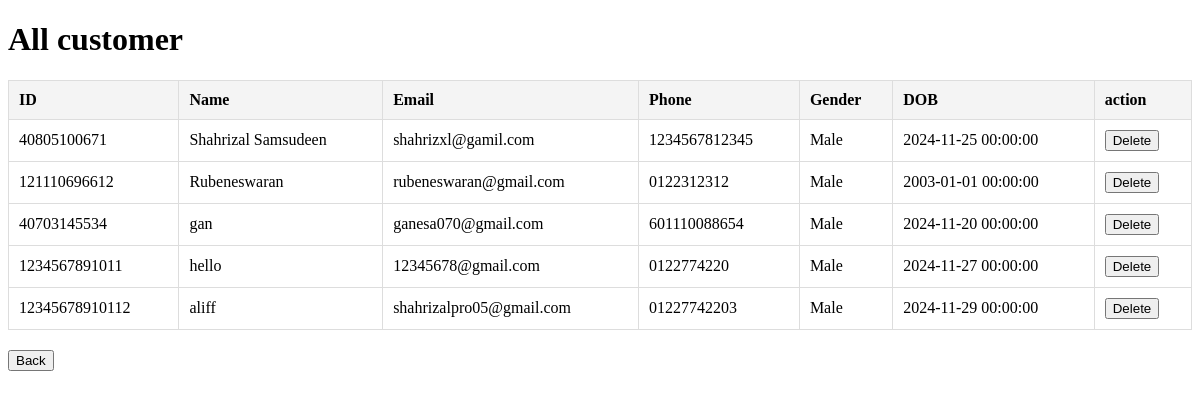
The page /viewcustomer on the database its author committed.
### main.py (models this page shows)
class customer(db.Model,UserMixin):
  id=db.Column(db.Integer, primary_key=True)
  name=db.Column(db.String(150))
  password=db.Column(db.String(150))
  email=db.Column(db.String(100),unique=True)
  ph=db.Column(db.String(150),unique=True)
  gender=db.Column(db.String(150))
  dob=db.Column(db.DateTime(),default=datetime.utcnow)

### main.py (the view)
@tandtweb.route('/viewcustomer', methods=['GET'])
def view_customer():
    customer_list = customer.query.all()
    return render_template('viewcustomer.html', customer_list=customer_list)

### templates/viewcustomer.html (shortened to what this page needs)
<!DOCTYPE html>
<html lang="en">
<head>
</head>
<body>
    <h1>All customer</h1>
    <table>
        <thead>
            <tr>
                <th>ID</th>
                <th>Name</th>
                <th>Email</th>
                <th>Phone</th>
                <th>Gender</th>
                <th>DOB</th>
                <th>action</th>
            </tr>
        </thead>
        <tbody>
            {% for customer in customer_list %}
                <tr>
                    <td>{{ customer.id }}</td>
                    <td>{{ customer.name }}</td>
                    <td>{{ customer.email }}</td>
                    <td>{{ customer.ph }}</td>
                    <td>{{ customer.gender }}</td>
                    <td>{{ customer.dob }}</td>
                    <td>
                    <form action="/deletecustomer/{{ customer.id }}" method="POST" onsubmit="return confirm('Are you sure you want to delete this customer?')" style="display: inline;">
                      <button type="submit">Delete</button>
                  </form>
                </td>
                </tr>
            {% endfor %}
        </tbody>
    </table>
    <button type="button" onclick="window.location.href='/adminhome'">Back</button>
</body>
</html>

### templates/viewcustomer.html (style rules this page uses)
table { width: 100%; border-collapse: collapse; margin: 20px 0; }
table, th, td { border: 1px solid #ddd; }
th, td { padding: 10px; text-align: left; }
th { background-color: #f4f4f4; }

### rows shown on the page
customer: id "40805100671", name "Shahrizal Samsudeen", email "shahrizxl@gamil.com", ph "1234567812345", gender "Male", dob "2024-11-25 00:00:00"
customer: id "121110696612", name "Rubeneswaran", email "rubeneswaran@gmail.com", ph "0122312312", gender "Male", dob "2003-01-01 00:00:00"
customer: id "40703145534", name "gan", email "ganesa070@gmail.com", ph "601110088654", gender "Male", dob "2024-11-20 00:00:00"
customer: id "1234567891011", name "hello", email "12345678@gmail.com", ph "0122774220", gender "Male", dob "2024-11-27 00:00:00"
customer: id "12345678910112", name "aliff", email "shahrizalpro05@gmail.com", ph "01227742203", gender "Male", dob "2024-11-29 00:00:00"
